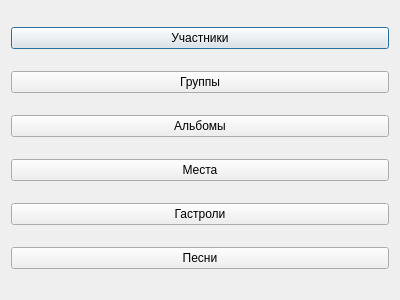
<?xml version="1.0" encoding="UTF-8"?>
<ui version="4.0">
 <class>Navigation</class>
 <widget class="QDialog" name="Navigation">
  <property name="geometry">
   <rect>
    <x>0</x>
    <y>0</y>
    <width>400</width>
    <height>300</height>
   </rect>
  </property>
  <property name="windowTitle">
   <string>Навигация</string>
  </property>
  <layout class="QGridLayout" name="gridLayout">
   <item row="0" column="0">
    <widget class="QPushButton" name="btnOpenMembers">
     <property name="text">
      <string>Участники</string>
     </property>
    </widget>
   </item>
   <item row="1" column="0">
    <widget class="QPushButton" name="btnOpenGroups">
     <property name="text">
      <string>Группы</string>
     </property>
    </widget>
   </item>
   <item row="2" column="0">
    <widget class="QPushButton" name="btnOpenAlbums">
     <property name="text">
      <string>Альбомы</string>
     </property>
    </widget>
   </item>
   <item row="3" column="0">
    <widget class="QPushButton" name="btnOpenPlaces">
     <property name="text">
      <string>Места</string>
     </property>
    </widget>
   </item>
   <item row="4" column="0">
    <widget class="QPushButton" name="btnOpenTours">
     <property name="text">
      <string>Гастроли</string>
     </property>
    </widget>
   </item>
   <item row="5" column="0">
    <widget class="QPushButton" name="btnOpenSongs">
     <property name="text">
      <string>Песни</string>
     </property>
    </widget>
   </item>
  </layout>
 </widget>
 <resources/>
 <connections/>
</ui>
